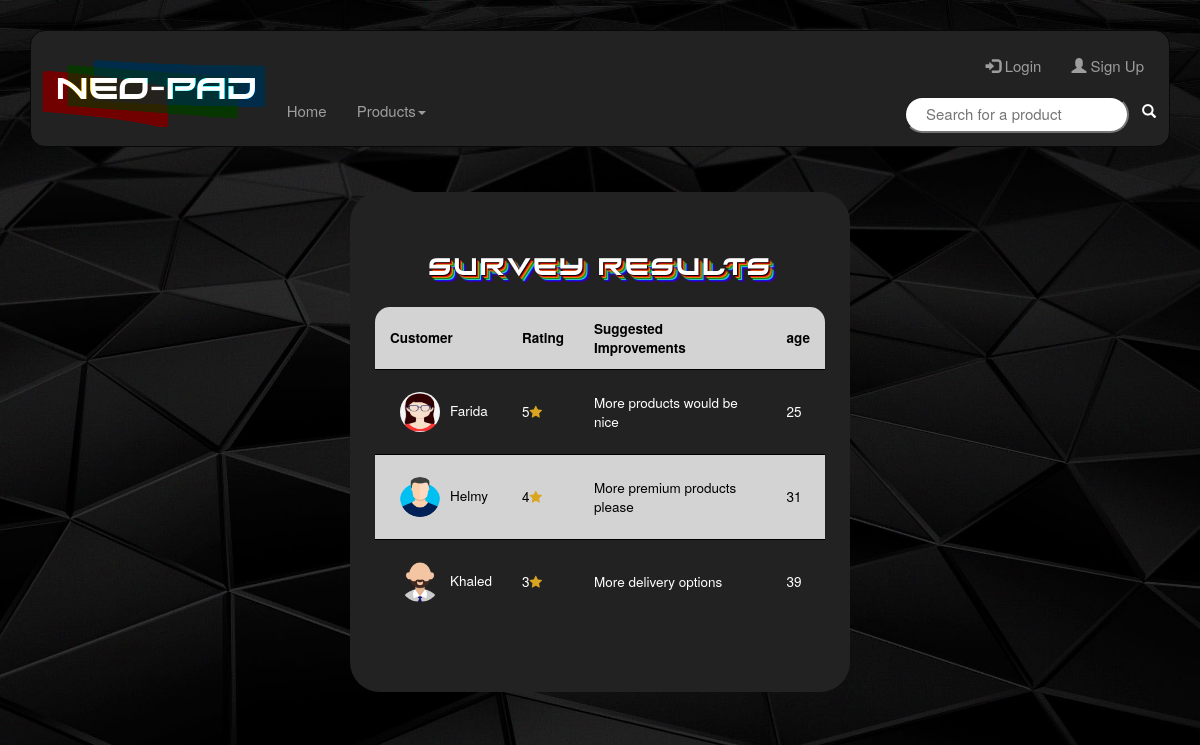
The app's page /SurveyResults.php with its own data.
### tables this page shows
CREATE TABLE `users` (
  `id` int(10) UNSIGNED NOT NULL,
  `username` varchar(30) NOT NULL,
  `password` varchar(225) NOT NULL,
  `email` varchar(50) NOT NULL,
  `address` varchar(50) DEFAULT NULL,
  `imagePath` varchar(255) DEFAULT NULL,
  `userType` varchar(15) NOT NULL
);

CREATE TABLE `survey` (
  `id` int(10) UNSIGNED NOT NULL,
  `customerID` int(10) UNSIGNED NOT NULL,
  `rating` int(11) DEFAULT NULL,
  `improvement` varchar(255) DEFAULT NULL,
  `age` int(11) DEFAULT NULL
);

### SurveyResults.php (the view, shortened to what this page needs)
<html>
    <head>
    </head>
    <body>
    <?php
        include "Menu.php";
        $conn = new mysqli("localhost","root","", "project");
        $sql="SELECT * FROM survey";
        $result = mysqli_query($conn,$sql);
        ?>
        <div class="container">
            <div class="card justify-content-center">
                <div class="SurveyResults">
                    <h3 style="text-align: center";>Survey Results</h3>
                    <table class="content-table">
                        <tr>
                            <th>Customer </th>
                            <th>Rating</th>
                            <th>Suggested Improvements</th>
                            <th>age</th>
                        </tr>
                        <?php
                        while($row = $result->fetch_assoc()){
                            echo "<tr>";
                            echo "<td>";
                            $sql2="SELECT username,imagePath FROM users WHERE id='" . $row['customerID'] . "'";
                            $result2 = mysqli_query($conn,$sql2);
                            while($rows = $result2->fetch_assoc()){
                                echo "<img src=". $rows['imagePath']. " class='user-pic-icon'><img>";
                                echo  $rows['username'];
                            }
                            echo "</td>";
                            echo "<td>" . $row['rating'] . "<i class='fa fa-star'></i></td>";
                            echo "<td>" . $row['improvement'] . "</td>";
                            echo "<td>" . $row['age'] . "</td>";
                            echo "</tr>";
                        }
                        ?>
                    </table>
                </div>
            </div>
        </div>
    </html>

### Style.css (style rules this page uses)
body { margin: 30px; background: black; color: white; line-height: 1.5; font-size: 15px; background-image: url(resources/images/style/background/bg.jpg); background-position: center; background-repeat:no-repeat; background-size:cover; }
h1, h2, h3 { font-family: xirod; letter-spacing: 2px; font-weight: lighter; text-shadow: 1px 1px 1px black, 2px 2px 1px red, 3px 3px 1px goldenrod, 4px 4px 1px green, 5px 5px 1px turquoise, 6px 6px 1px blue, 7px 7px 1px indigo; animation: glow2 2s ease-in-out infinite alternate; }
.container { width: fit-content; height: fit-content; }
.card { background: #222; margin:20px; border-radius: 3rem; }
.fa-star, .fa-star-o { color:goldenrod; }
.user-pic-icon { border-radius: 4rem; width: 40px; height: 40px; margin: 10px; }
.SurveyResults { align-content: center; text-align: center; margin: 25px; width: 450px; height: 500px; overflow-y: auto; }
.content-table { border-collapse:collapse; margin: 25px 0; font-size: 0.9em; min-width: 400px; border-radius: 15px 15px 15px 15px ; overflow: hidden; }
.content-table th, .content-table td { padding: 12px 15px; }
.content-table tbody tr { border-bottom: 1px solid rgb(0, 0, 0); }
.content-table tbody tr:nth-of-type(even) { background-color: #222; color: rgb(255, 255, 255); }
.content-table tbody tr:nth-of-type(odd) { color: rgb(0, 0, 0); background-color: lightgray }
.content-table tbody tr:last-of-type { border-bottom : none; }

### records on screen
survey: rating "5", improvement "More products would be nice", age "25"
users: imagePath (picture), username "Farida"
survey: rating "4", improvement "More premium products please", age "31"
users: imagePath (picture), username "Helmy"
survey: rating "3", improvement "More delivery options", age "39"
users: imagePath (picture), username "Khaled"
